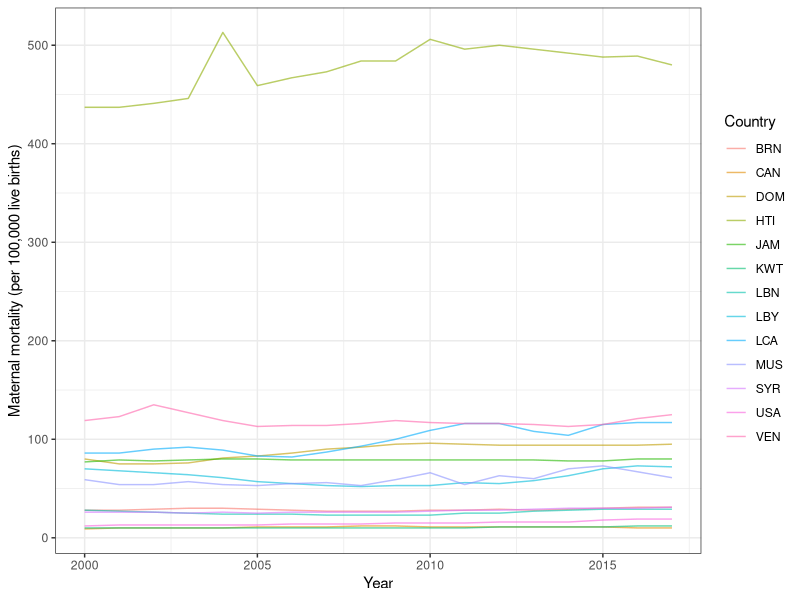
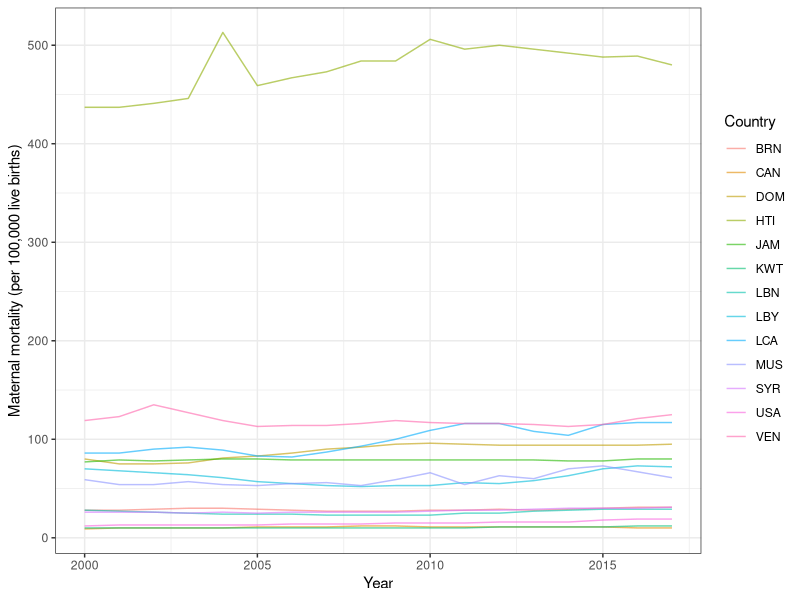

These figures' R source, in order:
library(dplyr)
library(ggplot2)

analysis_data <- read.csv(
  "./data/processed/data.csv",
  na.strings = "",
  check.names = FALSE
)

conflict_matmordiff <- analysis_data|>
  dplyr::select(iso, year, matmor) |>
  dplyr::filter(year < 2018) |>
  arrange(iso, year) |>
  group_by(iso) |>
  mutate(diff_matmor = matmor - matmor[1L]) |>
  # keep only countries whose matmor was higher in 2017 than in 2000
  filter(any(year == 2017 & diff_matmor > 0, na.rm = TRUE)) |>
  ungroup()

# maternal mortality trend over time, one coloured line per country
fig_matmor <- ggplot(conflict_matmordiff,
                     aes(x = year, y = matmor, colour = iso, group = iso)) +
  geom_line(alpha = 0.6) +
  labs(x = "Year",
       y = "Maternal mortality (per 100,000 live births)",
       colour = "Country") +
  theme_bw()

fig_matmor
ggsave("./figure/fig_matmor.png")
